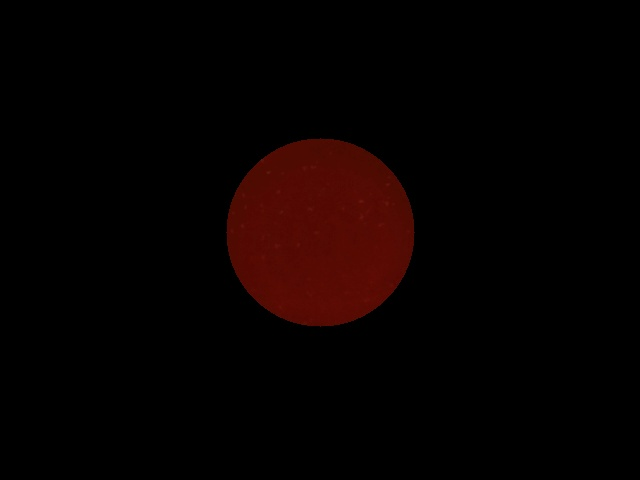
#> input picture BOHEA_test1.jpg, 640 x 480 px
$ python AveragePeakMean.py
#> lines starting #> are read from the running program, lines starting #| are printed output that depends on the picture; after the words box and inside, x2 and y2 are one past the last pixel; in counts of white or black regions, pixels touching at a corner belong together
import cv2 as cv
import numpy as np
from matplotlib import pyplot as plt
from scipy.signal import find_peaks

def getHist(image, return_data = False):
    non_black_mask = np.any(image != [0, 0, 0], axis=2).astype(np.uint8)

    histograms = []
    color = ['r','g','b']
    for channel, col in enumerate(color):
        histogram = cv.calcHist([image], [channel], mask=non_black_mask, histSize=[256], ranges=[0,256])
        plt.plot(histogram, color=col)
        plt.xlim(0,256)
        histograms.append(histogram.flatten())

    cv.imshow("Image", image)

    plt.xlabel("RGB values")
    plt.ylabel("Pixel Frequency")
    plt.title("RGB values")
    plt.show()

    if return_data:
        return histograms

def getHistogramPeak(histograms, height=None, distance=10, prominence=None):
    colour_channel = ['r', 'g', 'b']
    results = {}

    for i, histogram in enumerate(histograms):
        # find peaks in histogram data
        peaks, properties = find_peaks(histogram, height=height, distance=distance, prominence=prominence)

        # Get the corresponding histogram values for the peaks
        peak_heights = histogram[peaks]

        # Store results for this channel
        results[colour_channel[i]] = {
            'peak_positions': peaks,
            'peak_heights': peak_heights,
            'properties': properties
        }

        # Plot the peaks
        plt.figure(figsize=(10, 4))
        plt.plot(histogram, color=colour_channel[i].lower()[0])
        plt.plot(peaks, peak_heights, "x", color='cyan')

        # plt.text(50,50, "")

        plt.title(f"{colour_channel[i]} Channel Peaks")
        plt.xlabel("RGB Value")
        plt.ylabel("Frequency")
        plt.show()

    return results


def main():
    image = cv.imread("BOHEA_test1.jpg")
#> image is the input picture: shape (480, 640, 3); mean B, G, R 0.3, 1, 7.6
    image = cv.cvtColor(image, cv.COLOR_BGR2RGB)

    color_histogram = getHist(image, True)
#> in getHist, `non_black_mask = np.any(image != [0, 0, 0], axis=2).astype(np.uint8)`:
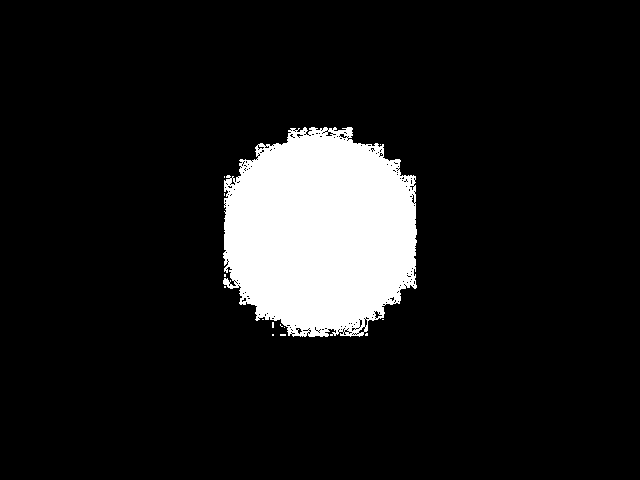
#> non_black_mask: shape (480, 640); values 0 (black) and 1 (white), 10.5% white; 14 white regions (13 under 20 px), largest, box (x1, y1, x2, y2) and area: (223, 127, 417, 337) 32288
#> after the loop in getHist, `for channel, col in enumerate(color):`: histograms = 3 items
#> in getHist, `plt.show()`:
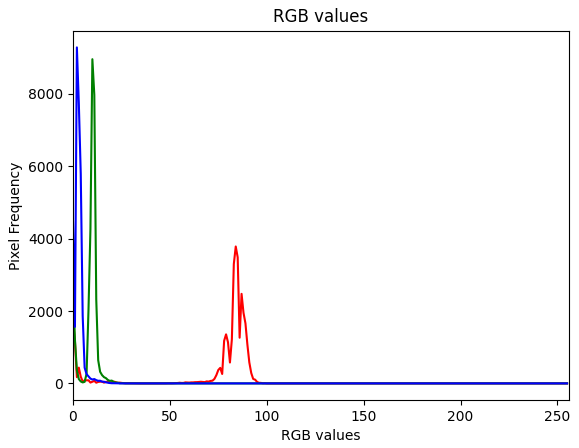
#> figure drawn by matplotlib, 1 panel; curve peaks at x = 84, y = 3782; curve peaks at x = 10, y = 8956; curve peaks at x = 2, y = 9282
#> color_histogram = 3 items
    peaks = getHistogramPeak(color_histogram, height=100, prominence=100)
#> the loop in getHistogramPeak, `for i, histogram in enumerate(histograms):` made 3 passes
#> (peaks, peak_heights) on passes 1 to 3: ([3, 84], [436, 3782]), ([10], [8956]), ([2], [9282])
#> pass 1, in getHistogramPeak, `plt.show()`:
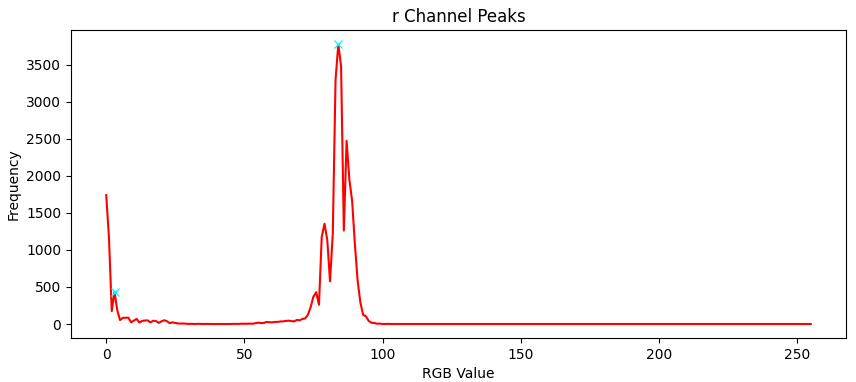
#> figure drawn by matplotlib, 1 panel; curve peaks at x = 84, y = 3782
#> pass 2, in getHistogramPeak, `plt.show()`:
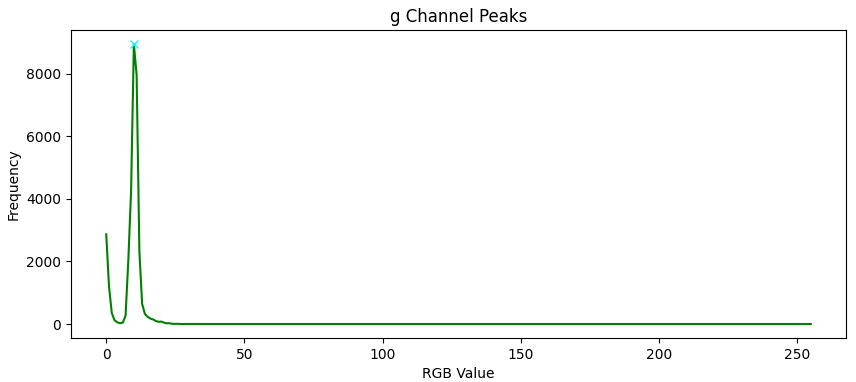
#> figure drawn by matplotlib, 1 panel; curve peaks at x = 10, y = 8956
#> peaks = 3 items


main()
